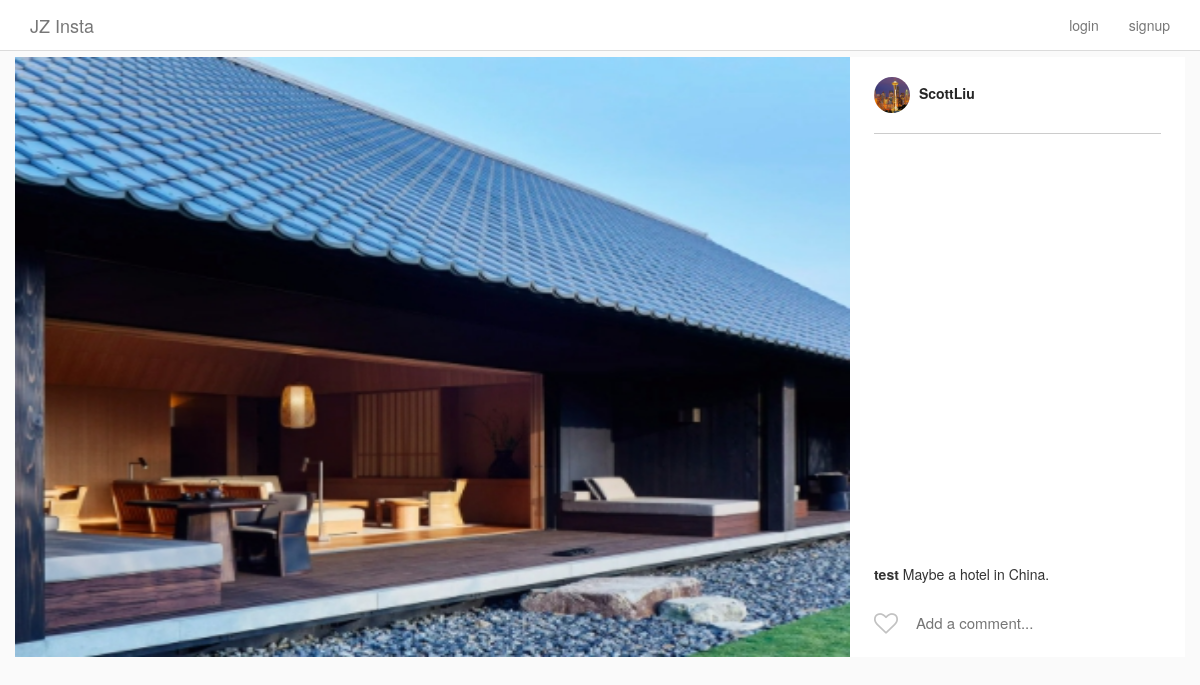
Before: /post/4 with the older database file.
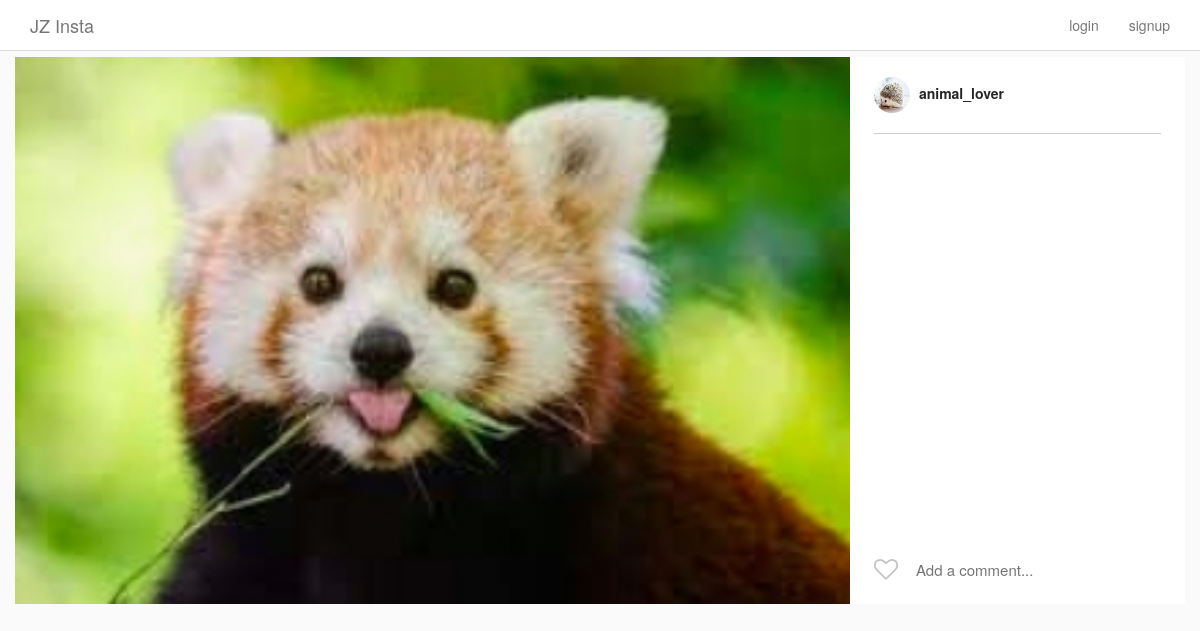
After: the same page with the newer database file.
### Insta/models.py (models this page shows, shortened)
class Post(models.Model):
    author = models.ForeignKey( #Post也应该是一个foreign key，因为其应是指向某一个发这个post的用户
        InstaUser,
        on_delete = models.CASCADE,
        related_name = 'my_posts' #当我处于当前用户时，我可以通过my_posts来找到我发过的posts.
    )
    title = models.TextField(blank = True, null = True)
    image = ProcessedImageField(
        upload_to = 'static/images/posts', #image 都储存在post里面
        format = 'JPEG',
        options = {'quality':100},
        blank = True,
        null = True,
    )
    def get_like_count(self):
        return self.likes.count()
    posted_on = models.DateTimeField(
        auto_now_add=True,
        editable=False,
    )

class InstaUser(AbstractUser): #在继承Django中自带的AbstractUser后再自己定义一个profile picture
    profile_pic = ProcessedImageField(
        upload_to = 'static/images/profiles',
        format = 'JPEG',
        options = {'quality':100},
        blank = True,
        null = True,
    )

class Comment(models.Model):
    post = models.ForeignKey(Post, on_delete=models.CASCADE, related_name='comments',)
    user = models.ForeignKey(InstaUser, on_delete=models.CASCADE)
    comment = models.CharField(max_length=100)
    posted_on = models.DateTimeField(auto_now_add=True, editable=False)

### Insta/views.py (the view)
# urls.py: path('post/<int:pk>', PostDetailView.as_view(), name = 'post_detail'), #a key will be provided with the post and use it as primary key to render it.
class PostDetailView(DetailView):
    model = Post
    template_name = 'post_detail.html'

### Insta/templatetags/custom_tags.py (called while the page is built)
@register.simple_tag
def has_user_liked_post(post, user):
    try:
        like = Like.objects.get(post=post, user=user)
        return "fa-heart"
    except:
        return "fa-heart-o"

### templates/post_detail.html (shortened to what this page needs)
{% extends "base.html" %}
{% load custom_tags %}
{% block content %}
<div class="row single-post">
    <div class="single-post-card view-update {{ object.pk }}">
        <div class="header">
            <a href="{% url 'user_detail' object.author.pk %}">
                {% if object.author.profile_pic %}
                    <img class="picture-circle--medium" src="/{{object.author.profile_pic}}">
                {% endif %}
                {{ object.author.username }}
            </a>
        </div>
        <div class="image__wrapper">
            <img class="card__main-image" src="/{{object.image}}" width='1000', height='1000'>
        </div>
        <div class="comments-portion">
            <ul class="comment-list">
                {% for comment in object.comments.all %}
                <li class="comment-list__comment">
                    <a href="{% url 'user_detail' comment.user.pk %}" class="user">
                        {{ comment.user.username }}
                    </a>
                    <span class="comment">{{ comment.comment }}</span>
                </li>
                {% endfor %}
            </ul>
            <section class="input-row">
                <i class="fa {% has_user_liked_post post user %} submit-like" aria-hidden="true"></i>
                <div class="comment-input-wrapper">
                    <input class="add-comment" type="text" placeholder="Add a comment...">
                </div>
            </section>
        </div>
    </div>
</div>
{% endblock content %}

Changed rows visible on the page:
removed Comment: user.username "test", comment "Maybe a hotel in China."
changed Post: author.profile_pic: a different picture; author.username "ScottLiu" → "animal_lover"; image: a different picture
